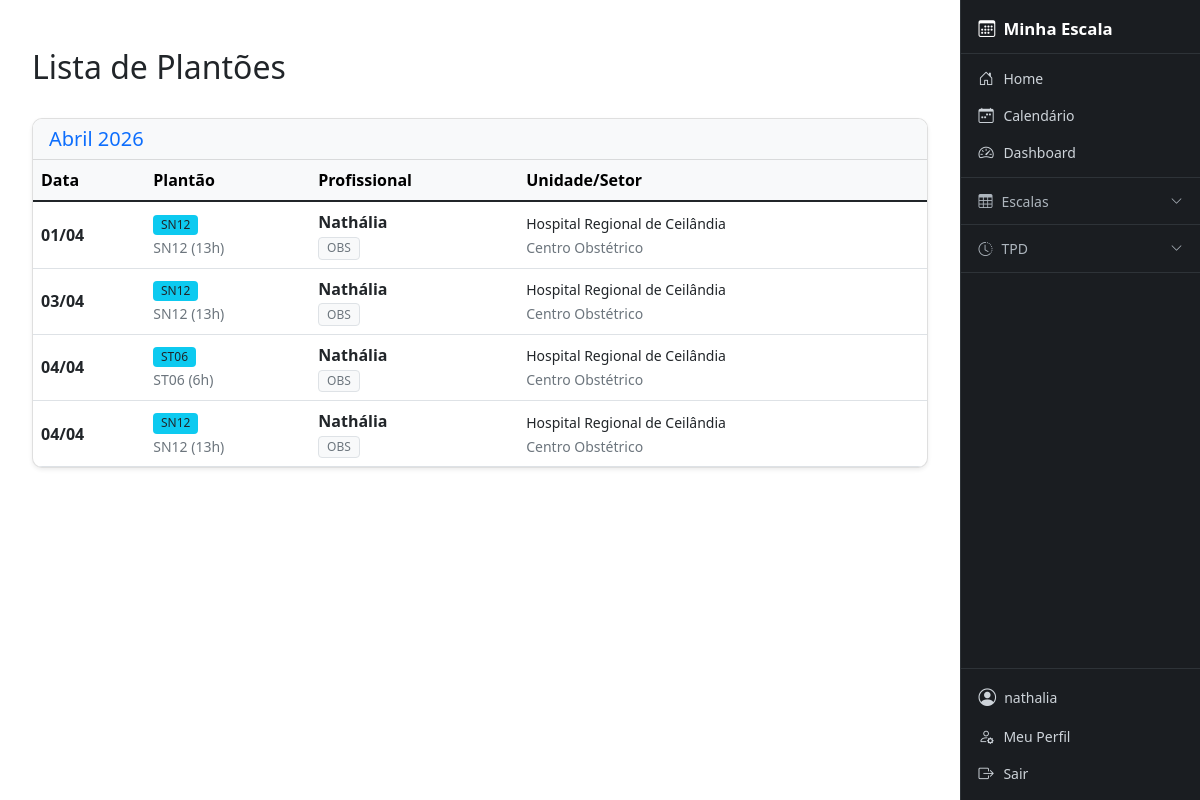
The page /eventos/ (signed in) on the database its author committed.
### cal/models.py (models this page shows, shortened)
class EventoEscala(models.Model):
    data = models.DateField()
    profissional = models.ForeignKey(
        Matricula,
        on_delete=models.CASCADE,
        related_name="eventos"
    )
    tipo = models.ForeignKey(
        TipoEvento,
        on_delete=models.CASCADE
    )
    hospital = models.ForeignKey(
        Hospital,
        on_delete=models.PROTECT
    )
    setor = models.ForeignKey(
        Setor,
        on_delete=models.PROTECT
    )
    criado_por = models.ForeignKey(
        User,
        on_delete=models.PROTECT,
        related_name="eventos_criados"
    )
    observacao = models.TextField(blank=True, null=True)
    criado_em = models.DateTimeField(auto_now_add=True)

class TipoEvento(models.Model):
    CORES_CHOICES = [
        ('#007bff', 'Azul'),
        ('#6610f2', 'Roxo'),
        ('#6f42c1', 'Lilás'),
        ('#e83e8c', 'Rosa'),
        ('#dc3545', 'Vermelho'),
        ('#fd7e14', 'Laranja'),
        ('#ffc107', 'Amarelo'),
        ('#28a745', 'Verde'),
        ('#20c997', 'Turquesa'),
        ('#17a2b8', 'Ciano'),
        ('#6c757d', 'Cinza'),
        ('#343a40', 'Preto'),
    ]
    tipo_base = models.ForeignKey(Tipo, on_delete=models.CASCADE, related_name="eventos", verbose_name="Tipo Base", null=True, blank=True)
    codigo = models.CharField(max_length=10, verbose_name="Código")
    descricao = models.CharField(max_length=50, verbose_name="Descrição")
    horas = models.PositiveIntegerField(verbose_name="Carga Horária (Horas)")
    cor = models.CharField(max_length=20, choices=CORES_CHOICES, default='#007bff', verbose_name="Cor")
    class Meta:
        verbose_name = "Tipo de Evento"
        verbose_name_plural = "Tipos de Evento"
        unique_together = ("codigo", "descricao")

class Matricula(models.Model):
    user = models.OneToOneField(
        User,
        on_delete=models.CASCADE,
        related_name="matricula",
        null=True,
        blank=True
    )
    perfil = models.ForeignKey(PerfilUsuario, on_delete=models.SET_NULL, null=True, blank=True, related_name='matriculas_vinculadas')
    nome_completo = models.CharField(max_length=200)
    nome_exibicao = models.CharField(max_length=50, verbose_name="Nome de Exibição", default="")
    matricula = models.CharField(max_length=30, unique=True)
    coren = models.CharField(max_length=30, blank=True, null=True)
    hospital = models.ForeignKey(
        Hospital,
        on_delete=models.PROTECT,
        related_name="profissionais"
    )
    setor = models.ForeignKey(
        Setor,
        on_delete=models.PROTECT,
        related_name="profissionais",
        null=True,
        blank=True
    )
    especialidade = models.ForeignKey(
        Especialidade,
        on_delete=models.SET_NULL,
        related_name="profissionais",
        null=True,
        blank=True
    )
    carga_horaria_semanal = models.PositiveIntegerField(default=40)
    ativo = models.BooleanField(default=True)
    class Meta:
        ordering = ["nome_exibicao"]

class Especialidade(models.Model):
    nome = models.CharField(max_length=100, verbose_name="Especialidade")
    class Meta:
        verbose_name = "Especialidade"
        verbose_name_plural = "Especialidades"

### core/models.py (models this page shows, shortened)
class Hospital(models.Model):
    nome = models.CharField(max_length=150, unique=True)
    sigla = models.CharField(max_length=20, blank=True, null=True)

class Setor(models.Model):
    nome = models.CharField(max_length=100)
    hospital = models.ForeignKey(
        Hospital,
        on_delete=models.CASCADE,
        related_name="setores"
    )
    class Meta:
        unique_together = ("nome", "hospital")

### cal/views/views_cal.py (the view, shortened to what this page needs)
# urls.py: path('eventos/', views_cal.MeusPlantoesListView.as_view(), name='listar_eventos'),
class MeusPlantoesListView(LoginRequiredMixin, ListView):
    model = EventoEscala
    template_name = 'cal/lista_eventos.html'
    context_object_name = 'eventos'
    paginate_by = 30
    def get_context_data(self, **kwargs):
        context = super().get_context_data(**kwargs)
        context['pode_editar'] = not is_enfermeiro(self.request.user)
        return context
    def get_queryset(self):
        user = self.request.user
        matricula = get_matricula(user)
        base_qs = EventoEscala.objects.select_related(
            'tipo', 'profissional', 'hospital', 'setor', 'criado_por'
        )
        if is_admin(user):
            return base_qs.all().order_by('data')
        if not matricula:
            return EventoEscala.objects.none()
        if is_enfermeiro(user):
            oficiais = Q(
                hospital=matricula.hospital,
                setor=matricula.setor,
            ) & ~Q(criado_por__cal_perfil__tipo='ENFERMEIRO')
            privados = Q(profissional=matricula)
            return base_qs.filter(oficiais | privados).distinct().order_by('data')
        return EventoEscala.objects.none()

### cal/permissions.py (called while the page is built)
def get_perfil(user):
    return getattr(user, 'cal_perfil', None)

def get_matricula(user):
    return getattr(user, 'matricula', None)

def is_admin(user):
    perfil = get_perfil(user)
    return user.is_staff or (perfil is not None and perfil.tipo == 'ADMIN')

def is_escalante(user):
    perfil = get_perfil(user)
    return perfil is not None and perfil.tipo == 'ESCALANTE'

def is_enfermeiro(user):
    perfil = get_perfil(user)
    return perfil is not None and perfil.tipo == 'ENFERMEIRO'

### templates/cal/lista_eventos.html (shortened to what this page needs)
{% extends 'base.html' %}
{% block content %}
<div class="container mt-4">
    <div class="d-flex justify-content-between align-items-center mb-4">
        <h2>Lista de Plantões</h2>
    </div>
    {% if eventos %}
        {% regroup eventos by data|date:"F Y" as meses_eventos %}
        {% for mes in meses_eventos %}
            <div class="card mb-4 shadow-sm">
                <div class="card-header bg-light">
                    <h5 class="mb-0 text-primary">{{ mes.grouper|capfirst }}</h5>
                </div>
                <div class="card-body p-0">
                    <div class="table-responsive">
                        <table class="table table-hover mb-0">
                            <thead class="table-light">
                                <tr>
                                    <th>Data</th>
                                    <th>Plantão</th>
                                    <th>Profissional</th>
                                    <th>Unidade/Setor</th>
                                </tr>
                            </thead>
                            <tbody>
                                {% for evento in mes.list %}
                                <tr id="event-row-{{ evento.id }}">
                                    <td class="align-middle"><strong>{{ evento.data|date:"d/m" }}</strong></td>
                                    <td class="align-middle">
                                        <span class="badge bg-info text-dark">{{ evento.tipo.descricao|default:"-" }}</span><br>
                                        <small class="text-muted">{{ evento.tipo.codigo }} ({{ evento.tipo.horas }}h)</small>
                                    </td>
                                    <td class="align-middle">
                                        <div class="fw-bold">{{ evento.profissional.nome_exibicao }}</div>
                                        {% if evento.profissional.especialidade %}
                                            <span class="badge bg-light text-muted border">{{ evento.profissional.especialidade.nome }}</span>
                                        {% endif %}
                                    </td>
                                    <td class="align-middle">
                                        <small>{{ evento.hospital.nome|default:"-" }}</small><br>
                                        <small class="text-muted">{{ evento.setor.nome|default:"" }}</small>
                                    </td>
                                </tr>
                                {% endfor %}
                            </tbody>
                        </table>
                    </div>
                </div>
            </div>
        {% endfor %}
    {% endif %}
</div>
{% endblock %}

### templates/navbar.html (shortened to what this page needs)
<aside id="sidebar">
    <a href="{% url 'cal:home' %}" class="sidebar-brand">
        <i class="bi bi-calendar3"></i> Minha Escala
    </a>
    {% if user.is_authenticated %}
    <div class="sidebar-section">
        <a href="{% url 'cal:home' %}" class="sidebar-link">
            <i class="bi bi-house-door"></i> Home
        </a>
        <a href="{% url 'cal:calendar' %}" class="sidebar-link">
            <i class="bi bi-calendar-week"></i> Calendário
        </a>
        <a href="{% url 'cal:dashboard' %}" class="sidebar-link">
            <i class="bi bi-speedometer2"></i> Dashboard
        </a>
    </div>
    <div class="sidebar-section">
        <button class="sidebar-group-btn" type="button"
                data-bs-toggle="collapse" data-bs-target="#menuEscalas"
                aria-expanded="false">
            <i class="bi bi-table"></i> Escalas
            <i class="bi bi-chevron-down chevron"></i>
        </button>
    </div>
    <div class="sidebar-section">
        <button class="sidebar-group-btn" type="button"
                data-bs-toggle="collapse" data-bs-target="#menuTPD"
                aria-expanded="false">
            <i class="bi bi-clock-history"></i> TPD
            <i class="bi bi-chevron-down chevron"></i>
        </button>
    </div>
    {% endif %}
    <div class="sidebar-footer">
        {% if user.is_authenticated %}
            <div class="sidebar-user">
                <i class="bi bi-person-circle" style="font-size:1.1rem;"></i>
                <span class="text-truncate">{{ user.username }}</span>
            </div>
            <a href="{% url 'cal:perfil' %}" class="sidebar-link">
                <i class="bi bi-person-gear"></i> Meu Perfil
            </a>
            <a href="#" class="sidebar-link text-danger-emphasis"
               onclick="document.getElementById('logout-form').submit(); return false;">
                <i class="bi bi-box-arrow-right"></i> Sair
            </a>
        {% else %}
            <a href="{% url 'cal:login' %}" class="sidebar-link">
                <i class="bi bi-box-arrow-in-right"></i> Login
            </a>
        {% endif %}
    </div>
</aside>

### templates/base.html (style rules this page uses)
#sidebar { position: fixed; top: 0; right: 0; width: 240px; height: 100vh; overflow-y: auto; background-color: #1a1d21; z-index: 1040; display: flex; flex-direction: column; border-left: 1px solid #2e3338; transition: right 0.28s ease; }
@media (min-width: 768px) { body { margin-right: 240px; } }
.sidebar-brand { display: flex; align-items: center; gap: 0.5rem; padding: 1rem 1.1rem 0.75rem; color: #fff; font-size: 1.05rem; font-weight: 600; text-decoration: none; border-bottom: 1px solid #2e3338; }
.sidebar-section { padding: 0.35rem 0; border-bottom: 1px solid #2e3338; }
.sidebar-link { display: flex; align-items: center; gap: 0.55rem; padding: 0.45rem 1.1rem; color: #ced4da; text-decoration: none; font-size: 0.875rem; border-radius: 0; transition: background 0.15s, color 0.15s; white-space: nowrap; }
.sidebar-link i { font-size: 0.95rem; min-width: 16px; }
.sidebar-group-btn { display: flex; align-items: center; gap: 0.55rem; width: 100%; padding: 0.45rem 1.1rem; background: none; border: none; color: #adb5bd; font-size: 0.875rem; text-align: left; cursor: pointer; transition: background 0.15s, color 0.15s; }
.sidebar-group-btn .chevron { margin-left: auto; transition: transform 0.2s; font-size: 0.75rem; }
.sidebar-footer { margin-top: auto; border-top: 1px solid #2e3338; padding: 0.5rem 0; }
.sidebar-user { display: flex; align-items: center; gap: 0.5rem; padding: 0.45rem 1.1rem; color: #ced4da; font-size: 0.875rem; }

### templates/cal/lista_eventos.html (style rules this page uses)
.table-responsive { border: none; }
.card { border-radius: 10px; overflow: hidden; }
.badge { font-weight: 500; }

### rows shown on the page
EventoEscala: data "01/04", tipo.descricao "SN12", tipo.codigo "SN12", tipo.horas "13", profissional.nome_exibicao "Nathália", profissional.especialidade.nome "OBS", hospital.nome "Hospital Regional de Ceilândia", setor.nome "Centro Obstétrico"
EventoEscala: data "03/04", tipo.descricao "SN12", tipo.codigo "SN12", tipo.horas "13", profissional.nome_exibicao "Nathália", profissional.especialidade.nome "OBS", hospital.nome "Hospital Regional de Ceilândia", setor.nome "Centro Obstétrico"
EventoEscala: data "04/04", tipo.descricao "ST06", tipo.codigo "ST06", tipo.horas "6", profissional.nome_exibicao "Nathália", profissional.especialidade.nome "OBS", hospital.nome "Hospital Regional de Ceilândia", setor.nome "Centro Obstétrico"
EventoEscala: data "04/04", tipo.descricao "SN12", tipo.codigo "SN12", tipo.horas "13", profissional.nome_exibicao "Nathália", profissional.especialidade.nome "OBS", hospital.nome "Hospital Regional de Ceilândia", setor.nome "Centro Obstétrico"

### other values the page prints
{{ user.username }} "nathalia"
{{ mes.grouper|capfirst }} "Abril 2026"
